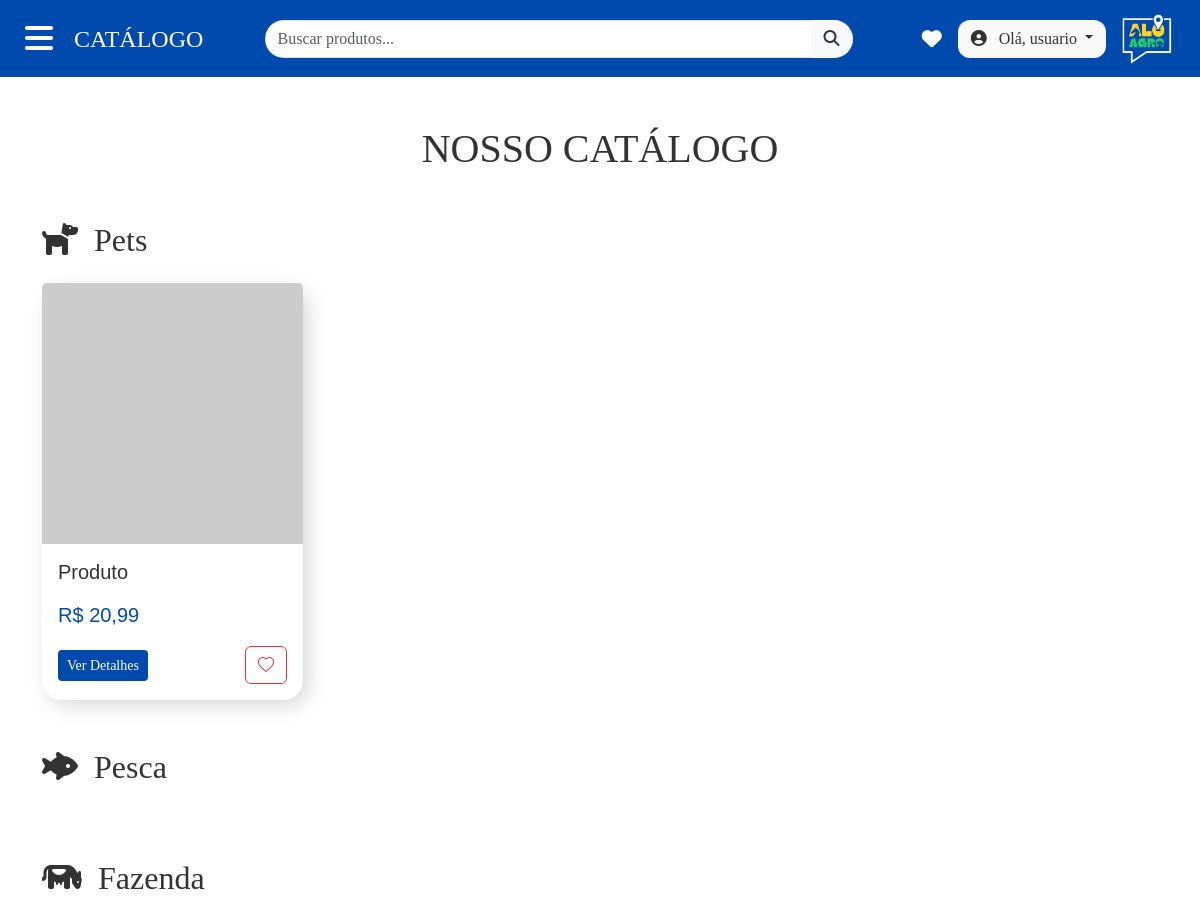
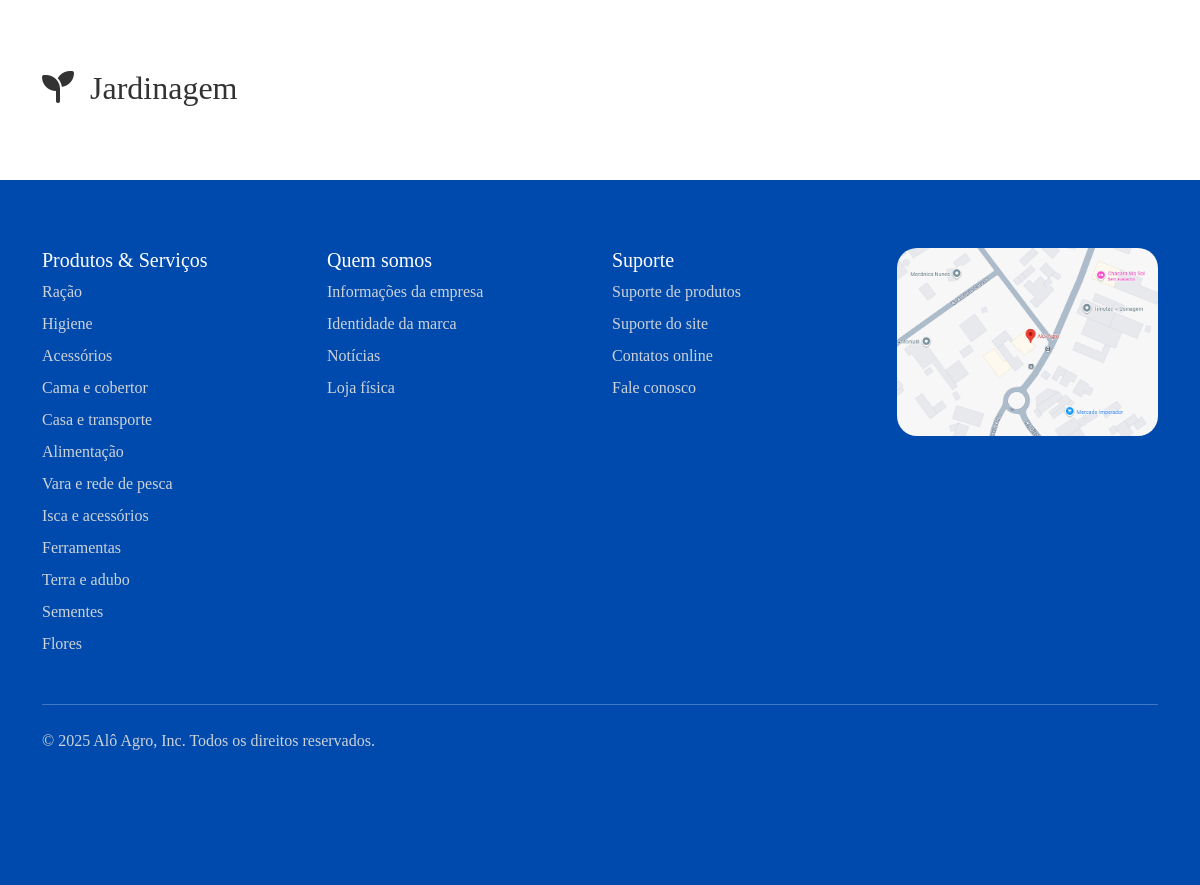
Page /catalogo.php (signed in) on the committed database (2 pictures, top to bottom).
### tables this page shows
CREATE TABLE `categorias` (
  `id` int(11) NOT NULL,
  `nome` varchar(100) NOT NULL,
  `icone_bootstrap` varchar(50) NOT NULL
);

CREATE TABLE `produtos` (
  `id` int(11) NOT NULL,
  `nome` varchar(255) NOT NULL,
  `preco` decimal(10,2) NOT NULL DEFAULT 0.00,
  `imagem` varchar(255) DEFAULT NULL,
  `categoria_id` int(11) DEFAULT NULL,
  `created_at` timestamp NOT NULL DEFAULT current_timestamp(),
  `updated_at` timestamp NOT NULL DEFAULT current_timestamp() ON UPDATE current_timestamp()
);

### templates/aloagrodb.php (called while the page is built, shortened)
<?php
class DB
{
    private static ?PDO $conn = null;
    private static function connect(): PDO
    {
        if (self::$conn === null) {
            try {
                $dsn = "mysql:host=" . DB_HOST . ";dbname=" . DB_NAME . ";charset=utf8mb4";
                $options = [
                    PDO::ATTR_ERRMODE => PDO::ERRMODE_EXCEPTION,
                    PDO::ATTR_DEFAULT_FETCH_MODE => PDO::FETCH_ASSOC,
                    PDO::ATTR_EMULATE_PREPARES => false,
                ];
                self::$conn = new PDO($dsn, DB_USER, DB_PASSWORD, $options);
            } catch (PDOException $e) {
                throw new DatabaseException('Falha ao conectar ao banco de dados: ' . $e->getMessage());
            }
        }
        return self::$conn;
    }
    public static function find(string $table, ?int $id = null): array
    {
        $conn = self::connect();
        $sql = "SELECT * FROM `$table`";
        if ($id !== null) {
            $sql .= " WHERE `id` = :id LIMIT 1";
            $stmt = $conn->prepare($sql);
            $stmt->execute([':id' => $id]);
            return $stmt->fetch() ?: [];
        } else {
            $stmt = $conn->prepare($sql);
            $stmt->execute();
            return $stmt->fetchAll();
        }
    }
    public static function findAllBy(string $table, string $column, $value): array
    {
        $conn = self::connect();
        $sql = "SELECT * FROM `$table` WHERE `$column` = :value";
        $stmt = $conn->prepare($sql);
        $stmt->execute([':value' => $value]);
        return $stmt->fetchAll();
    }
}

### auth.php (called while the page is built, shortened)
<?php
class Auth
{
    public function isLoggedIn(): bool
    {
        return isset($_SESSION['user_id']);
    }
    public function isAdmin(): bool
    {
        return $this->isLoggedIn() && isset($_SESSION['user_type']) && $_SESSION['user_type'] === 'admin';
    }
}

### catalogo.php (the view, shortened to what this page needs)
<?php
require_once 'auth.php';
$auth = new Auth();
$userFavorites = [];
$searchTerm = trim($_GET['busca'] ?? '');
$produtos = [];
$categorias = [];
if (!empty($searchTerm)) {
    $page_title = 'Resultados para "' . htmlspecialchars($searchTerm) . '"';
    $sql = "SELECT * FROM produtos WHERE nome LIKE ?";
    $param = '%' . $searchTerm . '%';
    $produtos = DB::query($sql, [$param]);
} else {
    $categorias = DB::find('categorias');
}
?>
<div class="container main-content my-5">
    <h1 class="text-center mb-5 category-title">
        <?php
        if (!empty($searchTerm)) {
            echo 'Resultados da busca por: "' . htmlspecialchars($searchTerm) . '"';
        } else {
            echo 'NOSSO CATÁLOGO';
        }
        ?>
    </h1>
    <?php if (!empty($searchTerm)): ?>
        <div class="row row-cols-1 row-cols-sm-2 row-cols-md-3 row-cols-lg-4 g-4">
            <?php if ($produtos): ?>
                <?php foreach ($produtos as $produto): ?>
                    <div class="col">
                        <?php include('inc/product_card.php');  ?>
                    </div>
                <?php endforeach; ?>
            <?php else: ?>
                <div class="col-12 text-center">
                    <p>Nenhum produto encontrado com o termo "<?php echo htmlspecialchars($searchTerm); ?>".</p>
                </div>
            <?php endif; ?>
        </div>
    <?php else: ?>
        <?php if ($categorias): ?>
            <?php foreach ($categorias as $categoria): ?>
                <div class="row mt-5">
                    <div class="col">
                        <h2 id="<?php echo htmlspecialchars($categoria['nome']); ?>" class="mb-4 category-title">
                            <i class="<?php echo htmlspecialchars($categoria['icone_bootstrap']); ?> me-2"></i>
                            <?php echo htmlspecialchars($categoria['nome']); ?>
                        </h2>
                    </div>
                </div>
                <div class="row row-cols-1 row-cols-sm-2 row-cols-md-3 row-cols-lg-4 g-4">
                    <?php
                    $produtosDaCategoria = DB::findAllBy('produtos', 'categoria_id', $categoria['id']);
                    ?>
                    <?php if ($produtosDaCategoria): ?>
                        <?php foreach ($produtosDaCategoria as $produto): ?>
                            <div class="col">
                                <div class="card h-100 product-card">
                                    <?php
                                    $imagePath = BASEURL . 'arquivos/uploads/produtos/' . htmlspecialchars($produto['imagem'] ?? '');
                                    $placeholder = "https://via.placeholder.com/500x500.png?text=Imagem+Indisponivel";
                                    $imageUrl = (!empty($produto['imagem']) && file_exists('arquivos/uploads/produtos/' . $produto['imagem'])) ? $imagePath : $placeholder;
                                    ?>
                                    <img src="<?php echo $imageUrl; ?>" class="card-img-top"
                                        alt="<?php echo htmlspecialchars($produto['nome']); ?>"
                                        style="aspect-ratio: 1 / 1; object-fit: cover;">
                                    <div class="card-body d-flex flex-column">
                                        <h5 class="card-title"><?php echo htmlspecialchars($produto['nome']); ?></h5>
                                        <p class="card-text price mt-2">R$ <?php echo number_format($produto['preco'], 2, ',', '.'); ?></p>
                                        <div class="mt-auto d-flex justify-content-between align-items-center">
                                            <a href="produto.php?id=<?php echo $produto['id']; ?>" class="btn botaodetalhes btn-sm">Ver
                                                Detalhes</a>
                                            <?php if ($auth->isAdmin()): ?>
                                                <div class="admin-actions d-flex gap-2">
                                                    <a href="editar_produto.php?id=<?php echo $produto['id']; ?>"
                                                        class="btn btn-outline-secondary btn-sm"><i class="bi bi-pencil"></i></a>
                                                    <a href="deletar_produto.php?id=<?php echo $produto['id']; ?>"
                                                        class="btn btn-outline-danger btn-sm"
                                                        onclick="return confirm('Tem certeza que deseja deletar este produto?');"><i
                                                            class="bi bi-trash"></i></a>
                                                </div>
                                            <?php else: ?>
                                                <button class="btn btn-outline-danger btn-favorite"
                                                    data-product-id="<?php echo $produto['id']; ?>" <?php if (!$auth->isLoggedIn())
                                                           echo 'disabled title="Faça login para favoritar"'; ?>>
                                                    <?php
                                                    $isFavorited = in_array($produto['id'], $userFavorites);
                                                    ?>
                                                    <i class="bi <?php echo $isFavorited ? 'bi-heart-fill' : 'bi-heart'; ?>"></i>
                                                </button>
                                            <?php endif; ?>
                                        </div>
                                    </div>
                                </div>
                            </div>
                        <?php endforeach; ?>
                    <?php else: ?>
                        <div class="col"></div>
                    <?php endif; ?>
                </div>
            <?php endforeach; ?>
        <?php else: ?>
            <p class="text-center">Nenhuma categoria encontrada.</p>
        <?php endif; ?>
    <?php endif; ?>
</div>

### catalogo.php (style rules this page uses)
.product-card { transition: transform 0.2s ease-in-out, box-shadow 0.2s ease-in-out; border-radius: 20px; background: #ffffff; box-shadow: 6px 6px 20px #d9d9d9, -6px -6px 20px #ffffff; border: none; }
.card-title { font-family: 'InstrumentSansBold', sans-serif; color: #333; }
.card-text.price { font-family: 'InstrumentSansBold', sans-serif; font-size: 1.25rem; color: #004AAD; }
.category-title { font-family: 'InstrumentSansBold'; color: #333; }
.botaodetalhes { background-color: #004AAD; color: white; font-family: 'InstrumentSansBold'; }

### rows in the picture
categorias: nome "Pets"
produtos: nome "Produto", preco "20,99"
categorias: nome "Pesca"
categorias: nome "Fazenda"
categorias: nome "Jardinagem"

### other values in the picture
$_SESSION['user_name'] "usuario"
